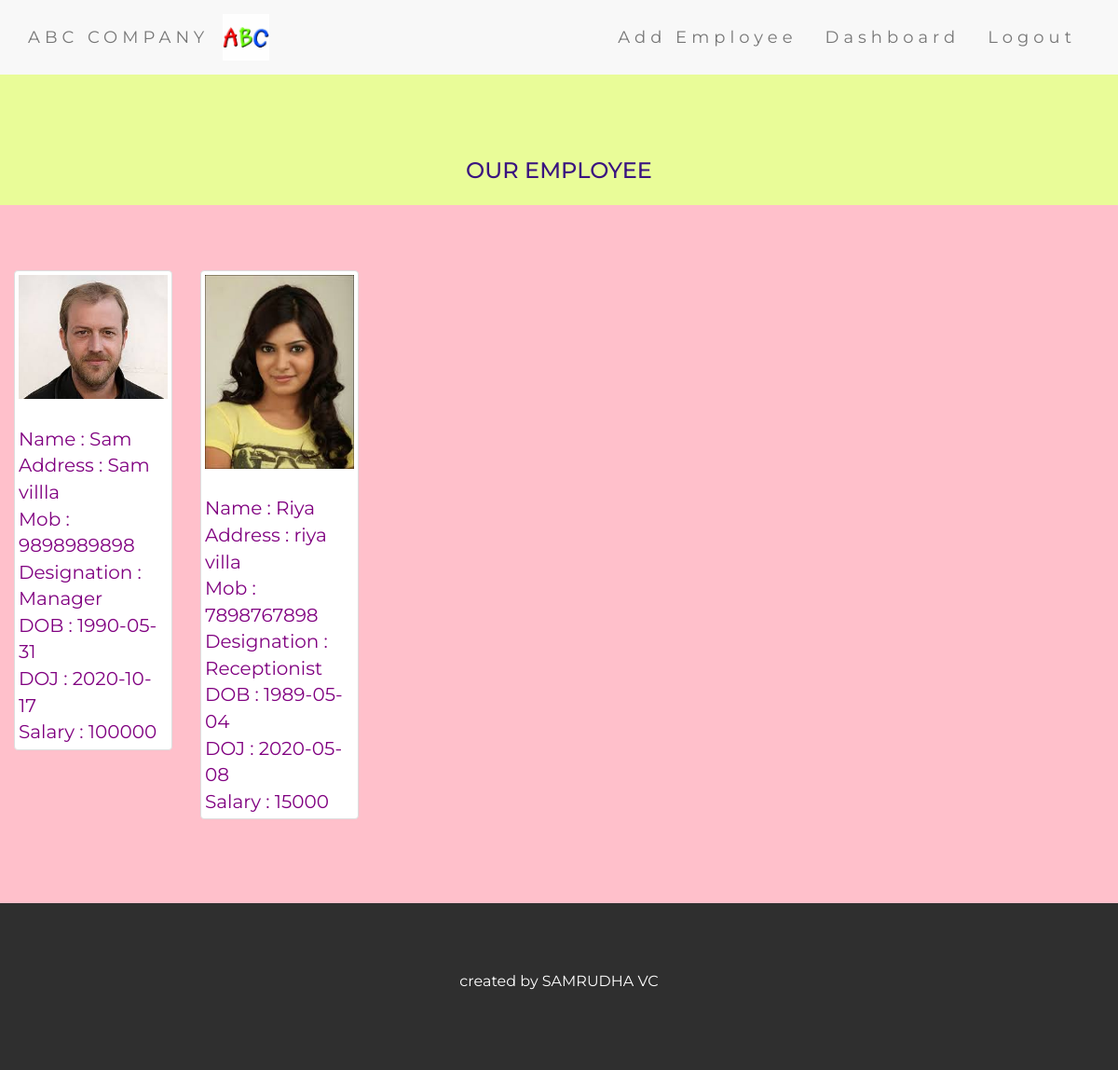
The page /viewemployee/ on the database as committed earlier.
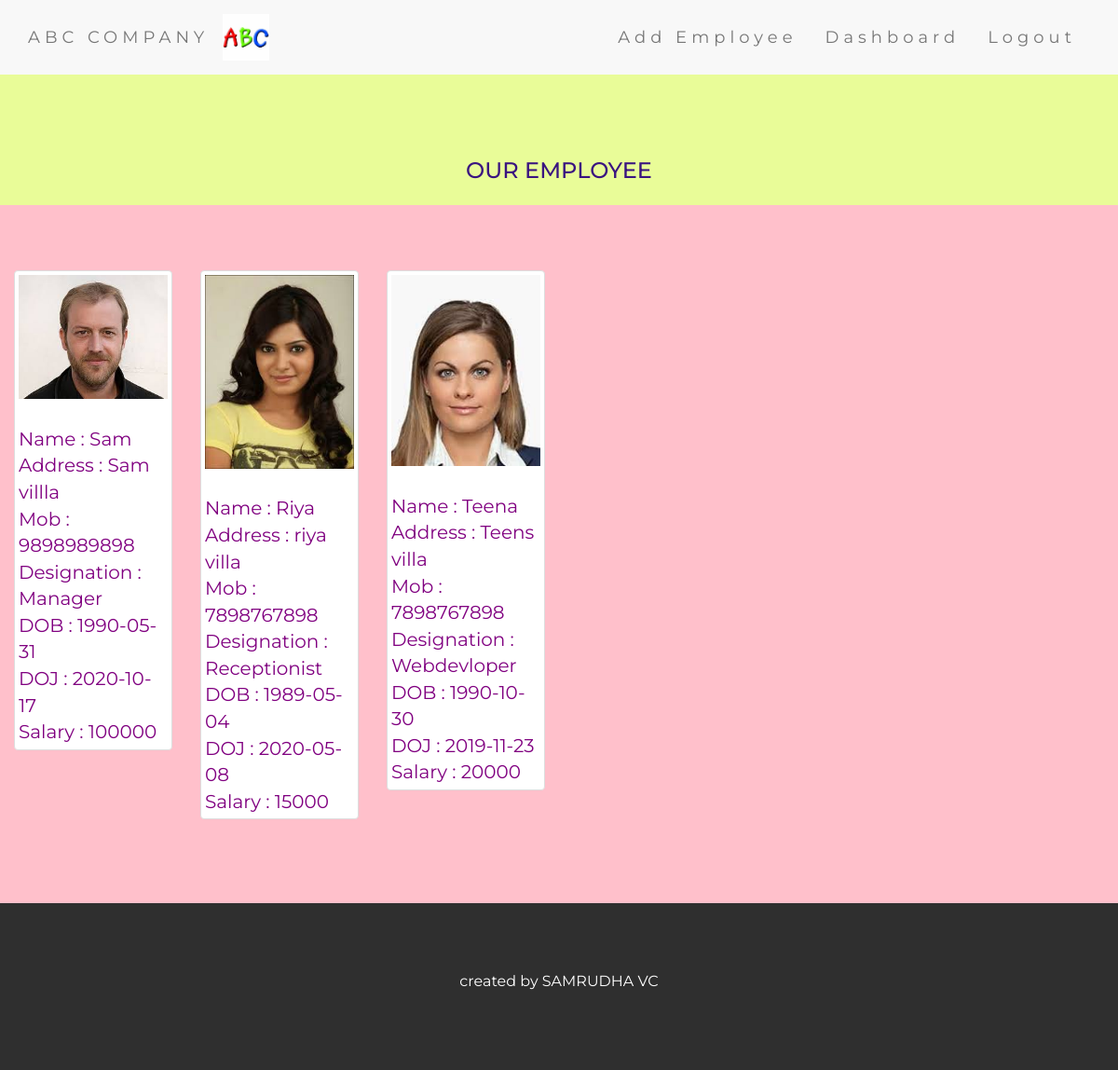
The same page on the database as committed later.
### employee/models.py (models this page shows)
class employee(models.Model):
    emp_name=models.CharField(max_length=100,default='')
    image=models.ImageField(upload_to="empimages",max_length=100,default="")
    email=models.CharField(max_length=100,default='')
    password=models.CharField(max_length=100,default='')
    phone=models.CharField(max_length=100,default='')
    address=models.CharField(max_length=100,default='')
    dob=models.CharField(max_length=100,default='')
    doj=models.CharField(max_length=100,default='')
    designation=models.CharField(max_length=100,default='')
    salary=models.CharField(max_length=100,default='')
    usertype=models.CharField(max_length=100,default='')
    username=models.CharField(max_length=30,default='')

### employee/views.py (the view)
# urls.py: path('viewemployee/',views.viewemployee),
def viewemployee(request):
    fromemp=employee.objects.filter(usertype="employee")
    return render(request,'view-employees.html',{'employees':fromemp})

### templates/view-employees.html (shortened to what this page needs)
<!DOCTYPE html>
<html lang="en">
<head>
  <link rel="stylesheet" href="https://maxcdn.bootstrapcdn.com/bootstrap/3.4.1/css/bootstrap.min.css">
  <link rel="stylesheet" href="/static/css/home.css">
</head>
<body>
<nav class="navbar navbar-default">
  <div class="container">
    <div class="navbar-header">
      <img src="/media/logo.jpeg" width="50"><a class="navbar-brand" href="#">ABC COMPANY</a>
    </div>
    <div class="collapse navbar-collapse" id="myNavbar">
      <ul class="nav navbar-nav navbar-right">
        <li><a href="/addemployee/">Add Employee</a>
            <li><a href="/adminhome/">Dashboard</a></li>
           <li> <a href="/logout/">Logout</a>
        </li>
        </li>
      </ul>
    </div>
  </div>
</nav>
<div class="container-fluid" style="background-color:rgb(233, 252, 152); color:rgb(58, 20, 128); text-align: center; height: 30px;">
<h3>OUR EMPLOYEE</h3>
</div>
<div class="container-fluid" style="background-color:pink; color:purple;">
    {% if employees %}
        <div class="row">
              {% for x in employees %}
          <div class="col-md-2">
            <div class="thumbnail" >
            <img src="{{x.image.url}}" width="200"><br>
            Name : {{x.emp_name}}<br>
            Address : {{x.address}}<br>
            Mob : {{x.phone}}<br>
            Designation : {{x.designation}}<br>
            DOB : {{x.dob}}<br>
            DOJ : {{x.doj}}<br>
            Salary : {{x.salary}}<br>
        </div>
        </div>
        {% endfor %}
        </div>
        </div>
    {% else %}
        <p>NO EMPLOYEE RECORDS</p>
    {% endif %}
<footer class="container-fluid bg-4 text-center">
  <p>created by SAMRUDHA VC</p>
</footer>
</body>
</html>

### static/css/home.css (style rules this page uses)
body { font: 20px Montserrat, sans-serif; line-height: 1.8; color: #f5f6f7; }
p { font-size: 16px; }
.bg-4 { background-color: #2f2f2f; color: #fff; }
.container-fluid { padding-top: 70px; padding-bottom: 70px; }
.navbar { padding-top: 15px; padding-bottom: 15px; border: 0; border-radius: 0; margin-bottom: 0; font-size: 18px; letter-spacing: 5px; }

Rows that differ between the two databases and show on the page:
added employee: image (picture), emp_name "Teena", address "Teens villa", phone "7898767898", designation "Webdevloper", dob "1990-10-30", doj "2019-11-23", salary "20000"
